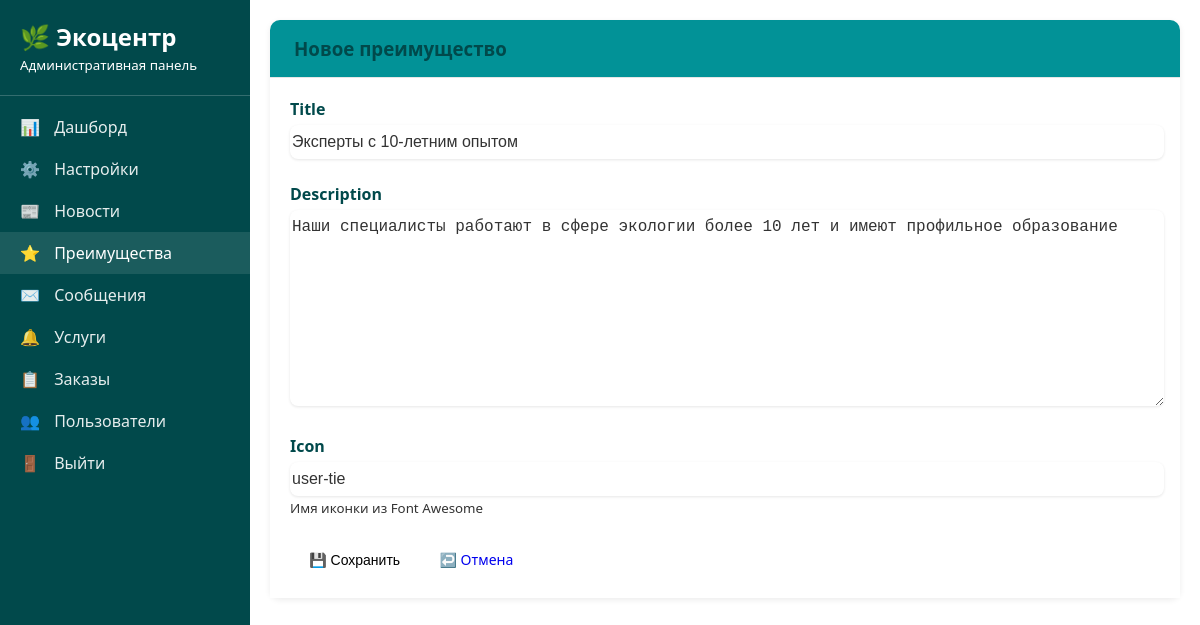
The page /myadmin/advantages/1/ (signed in) on the database its author committed.
### core/models.py (models this page shows, shortened)
class Advantage(models.Model):
    title = models.CharField(max_length=100)
    description = models.TextField()
    icon = models.CharField(max_length=50, help_text="Имя иконки из Font Awesome")

### custom_admin/views.py (the view)
# urls.py: path('advantages/<int:pk>/', views.advantage_edit, name='admin_advantage_edit'),
@staff_required
def advantage_edit(request, pk=None):
    instance = get_object_or_404(Advantage, pk=pk) if pk else None
    if request.method == 'POST':
        form = AdvantageForm(request.POST, instance=instance)
        if form.is_valid():
            form.save()
            return redirect('admin_advantage_list')
    else:
        form = AdvantageForm(instance=instance)
    return render(request, 'admin/advantage/form.html', {'form': form})

### custom_admin/forms.py
class AdvantageForm(forms.ModelForm):
    class Meta:
        model = Advantage
        fields = '__all__'

### core/context_processors.py (called while the page is built)
def site_settings(request):
    settings = SiteSetting.objects.first()
    return {'settings': settings}

### custom_admin/views.py (called while the page is built)
def staff_required(view_func):
    return user_passes_test(lambda u: u.is_staff)(view_func)

### custom_admin/templates/admin/advantage/form.html (shortened to what this page needs)
{% extends "admin/base.html" %}
{% block content %}
<div class="card">
    <div class="card-header">
        <h3 style="margin: 0; color: #01494b;">{% if object %}Редактировать преимущество{% else %}Новое преимущество{% endif %}</h3>
    </div>
    <div class="card-body">
        <form method="post" enctype="multipart/form-data">
            {% for field in form %}
                <div class="form-group mb-3">
                    <label for="{{ field.id_for_label }}" class="form-label" style="color:#01494b;">{{ field.label }}</label>
                    {{ field }}
                    {% if field.help_text %}
                        <small class="form-text text-muted">{{ field.help_text }}</small>
                    {% endif %}
                </div>
            {% endfor %}
            <button type="submit" class="btn btn-primary">💾 Сохранить</button>
            <a href="{% url 'admin_advantage_list' %}" class="btn btn-secondary">↩️ Отмена</a>
        </form>
    </div>
</div>
{% endblock %}

### custom_admin/templates/admin/base.html (style rules this page uses)
form .form-group { margin-bottom: 1.5rem; }
form label { font-weight: bold; color: #01494B; }
form input, form select, form textarea { width: 100%; padding-top: 0.5rem; padding-bottom: 0.5rem; margin-top: 5px; border: 1px solid var(--border); border-radius: 8px; font-size: 1rem; background-color: #fff; color: #333; box-shadow: 0 1px 3px rgba(0,0,0,0.1); }
button.btn { background-color: var(--primary); border: none; padding: 0.6rem 1.2rem; color: #000; border-radius: 6px; transition: 0.2s ease-in-out; }
:root { --primary-color: #029297; --secondary-color: #01494b; --bg-color: #ffffff; }
body { font-family: 'Segoe UI', Tahoma, Geneva, Verdana, sans-serif; margin: 0; padding: 0; background-color: var(--bg-color); color: #333; }
.card { background: white; border-radius: 10px; box-shadow: 0 2px 6px rgba(0,0,0,0.08); margin-bottom: 20px; }
.card-header { padding: 16px 24px; border-bottom: 1px solid #e6e6e6; background-color: var(--primary-color); color: white; border-top-left-radius: 10px; border-top-right-radius: 10px; }
.card-body { padding: 20px; background-color: #ffffff; }
.btn { display: inline-block; padding: 8px 16px; border-radius: 4px; text-decoration: none; cursor: pointer; border: none; font-size: 14px; }
.btn-primary { background-color: var(--primary-color); color: white; }
.form-group { margin-bottom: 15px; }

### rows shown on the page
Advantage: form "Эксперты с 10-летним опытом" "Наши специалисты работают в сфере экологии более 10 лет и имеют профильное образование" "user-tie"

### other values the page prints
{{ field.label }} "Title" "Description" "Icon"
{{ field.help_text }} "Имя иконки из Font Awesome"
